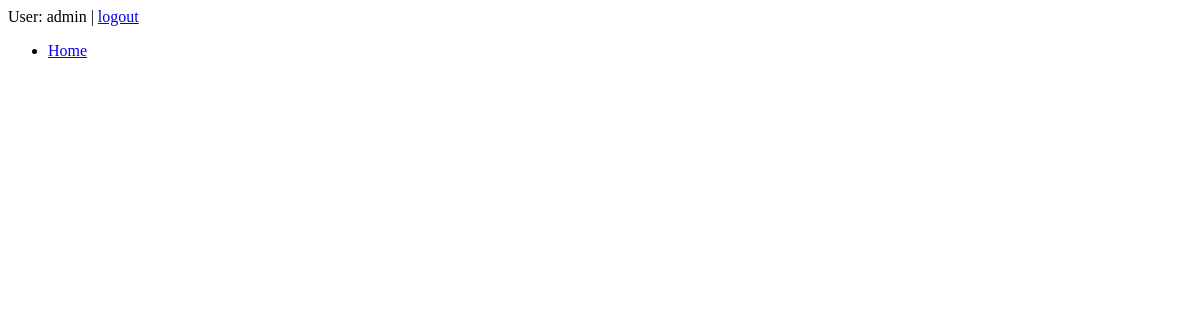
/book/view_my_reviews/ (signed in), run on an earlier commit of the app's database.
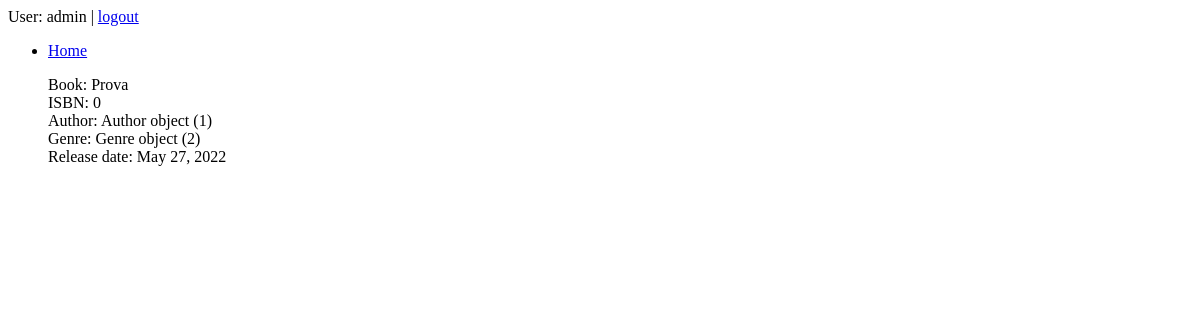
And on a later commit of the database.
### BoogeyBookAPP/models.py (models this page shows, shortened)
class BookRead(models.Model):
    name = models.CharField(max_length=100)
    score = models.IntegerField(default=0)
    user = models.ForeignKey(User, default=1, on_delete=models.CASCADE)
    ISBN = models.CharField(max_length=20, default=0)
    author = models.ForeignKey(Author, related_name='authors', on_delete=models.CASCADE, null=True)
    genre = models.ForeignKey(Genre, related_name='genres', on_delete=models.CASCADE, null=True)
    release_date = models.DateField(default=date.today)

class Author(models.Model):
    author_id = models.AutoField(primary_key=True)
    name = models.CharField(max_length=20)

class Genre(models.Model):
    genre_id = models.AutoField(primary_key=True)
    name = models.CharField(max_length=20)

### BoogeyBookAPP/views.py (the view)
# urls.py: path('view_my_reviews/', views.my_reviews),
@login_required(login_url='/login/')
def my_reviews(request):
    all_entries = BookRead.objects.all()
    return render(request, "booksearch.html", {"books": all_entries})

### BoogeyBookAPP/templates/booksearch.html
{% extends "base.html" %}
{% if books %}
    {% block content %}
        {% for book in books %}
        <ul style="list-style-type:none;">
            <li>
                <a>Book: {{ book.name }}</a><br>
                <a>ISBN: {{ book.ISBN }}</a><br>
                <a>Author: {{ book.author }}</a><br>
                <a>Genre: {{ book.genre }}</a><br>
                <a>Release date: {{ book.release_date }}</a><br>
            </li>
            <br>
        </ul>
        {% endfor %}
    {% endblock %}
{% else %}
    <p>No book entered.</p>
{% endif %}

What changed in the data, as far as the page shows it:
added BookRead: name "Prova", ISBN "0", author "Author object (1)", genre "Genre object (2)", release_date "May 27, 2022"
